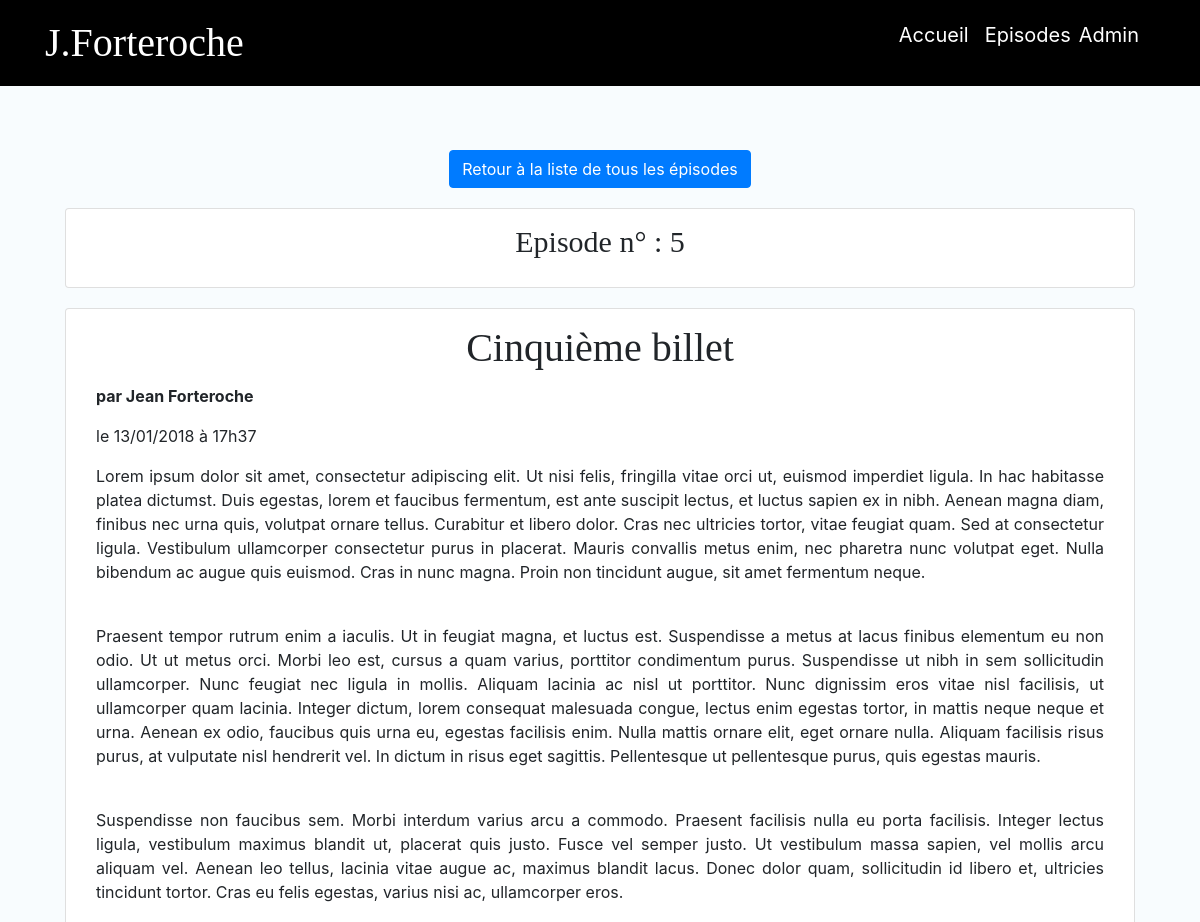
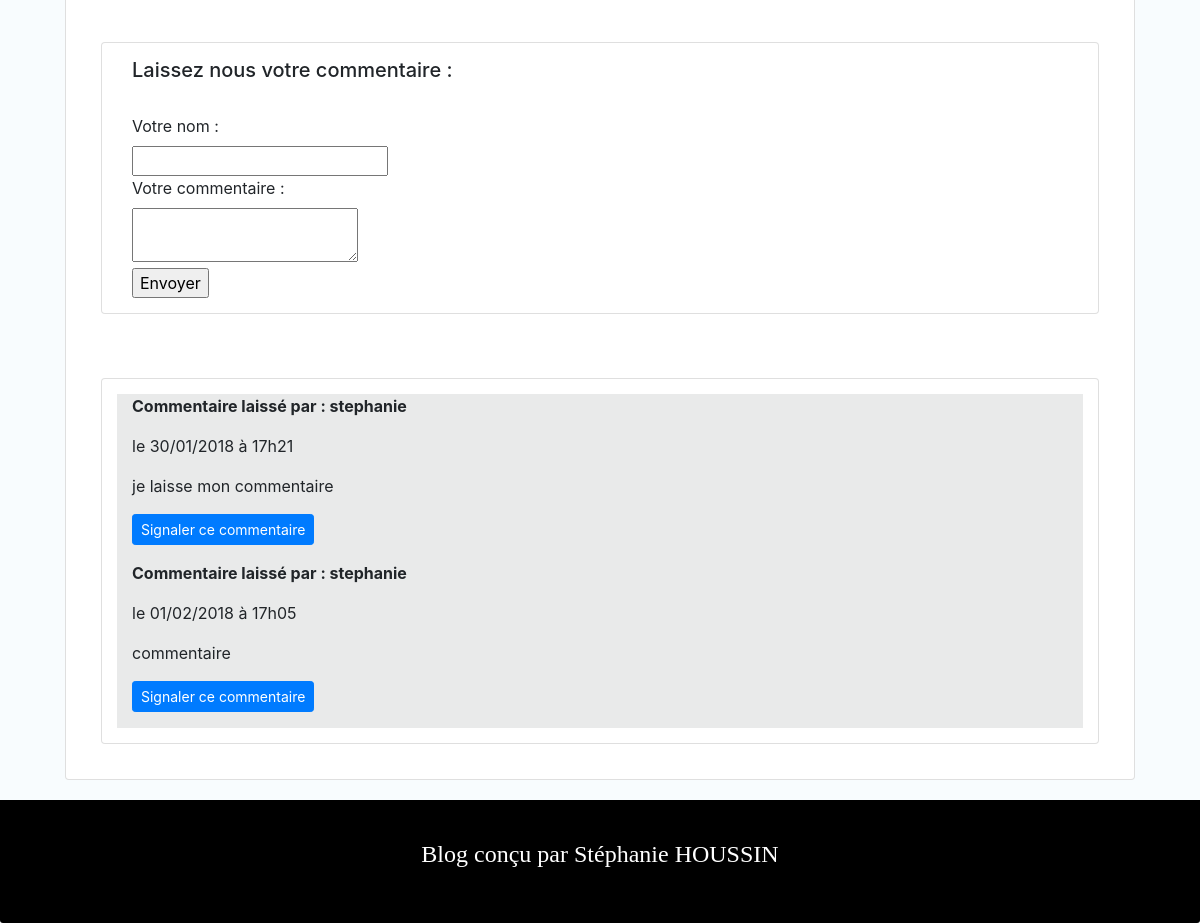
Page /index.php?action=post&id=5 on the committed database (2 pictures, top to bottom).
### tables this page shows
CREATE TABLE IF NOT EXISTS `posts` (
  `id` int(11) NOT NULL AUTO_INCREMENT,
  `author` varchar(255) NOT NULL,
  `title` varchar(255) NOT NULL,
  `content` mediumtext NOT NULL,
  `creation_date` datetime NOT NULL,
  PRIMARY KEY (`id`)
);

CREATE TABLE IF NOT EXISTS `comments` (
  `id` int(11) NOT NULL AUTO_INCREMENT,
  `postId` int(11) NOT NULL,
  `author` varchar(255) NOT NULL,
  `comment` mediumtext NOT NULL,
  `comment_date` datetime NOT NULL,
  `is_signaled` int(11) DEFAULT NULL,
  PRIMARY KEY (`id`)
);

### controller/FrontController.php (called while the page is built, shortened)
<?php
class FrontController
{
   protected $post;
   protected $comment;
   public function __construct()
   {
      $this->post = new PostManager();
      $this->comment = new CommentManager();
   }
   public function onePost()
   {
     $post = $this->post->getOnePost($_GET['id']);
     $comments = $this->comment->getOnePostComments($_GET['id']);
     require('view/postView.php');
   }
   }

### index.php (called while the page is built, shortened)
<?php
require ('Autoload.php');
$routeur = new Routeur();
$routeur->routerRequete();

### Autoload.php (called while the page is built, shortened)
<?php
function autoload($classname)
{
	if(file_exists($file = 'controller/' . $classname . '.php'))
	{
			require $file;
	}
	elseif(file_exists($file = 'model/' . $classname . '.php'))
	{
		 require $file;
	}
	elseif(file_exists($file = 'view/' . $classname . '.php'))
	{
		 require $file;
	}
  elseif(file_exists($file = '' . $classname . '.php'))
  {
		 require $file;
	}
}

### model/Manager.php (called while the page is built)
<?php
class Manager
{
   protected $db;
   public function __construct()
   {
     try
     {
        $this->db = new \PDO('mysql:host=localhost;dbname=alaska;charset=utf8', 'root', '',array(PDO::ATTR_ERRMODE => PDO::ERRMODE_EXCEPTION));
     }
     catch (\Exception $e)
     {
        die ('Erreur :'.$e->getMessage());
     }
   }
   public function db()
   {
      return $this->db;
   }
}

### model/PostManager.php (called while the page is built, shortened)
<?php
class PostManager extends Manager
{
  public function getOnePost($postId)
  {
    $req = $this->db()->prepare('SELECT id,author,title,content,DATE_FORMAT(creation_date,\'%d/%m/%Y à %Hh%i\')
                                 AS creation_date
                                 FROM posts
                                 WHERE id='.$postId);
    $req->execute(array($postId));
    $donnees = $req->fetch();
    $onePost = new Post($donnees);
    return $onePost;
  }
}

### model/Post.php (called while the page is built, shortened)
<?php
class Post
{
  private $id;
  private $author;
  private $title;
  private $content;
  private $creation_date;
  public function hydrate(array $donnees)
  {
    foreach($donnees as $key => $value)
    {
        $method = 'set'.ucfirst($key);
    }
  }
  public function getId()
  {
    return $this->id;
  }
  public function getAuthor()
  {
    return $this->author;
  }
  public function getTitle()
  {
    return $this->title;
  }
  public function getContent()
  {
    return $this->content;
  }
  public function getCreation_date()
  {
    return $this->creation_date;
  }
  public function setId($id)
  {
      $id = (int) $id;
      if($id > 0)
      {
          $this->id =  $id;
      }
  }
  public function setAuthor($author)
  {
     if(is_string($author))
     {
       $this->author = $author;
     }
  }
  public function setTitle($title)
  {
      if(is_string($title))
      {
          $this->title = $title;
      }
  }
  public function setContent($content)
  {
      if(is_string($content))
      {
        $this->content = $content;
      }
  }
  public function setCreation_date($creation_date)
  {
    $this->creation_date = $creation_date;
  }
}

### model/CommentManager.php (called while the page is built, shortened)
<?php
class CommentManager extends Manager
{
    public function getOnePostComments($postId)
    {
        $comments = [];
        $req = $this->db()->prepare('SELECT id,author,comment , is_signaled, DATE_FORMAT(comment_date, \'%d/%m/%Y à %Hh%i\')
                                     AS comment_date
                                     FROM comments
                                     WHERE postId = ?
                                     ORDER BY comment_date
                                     DESC');
        $req->execute(array($postId));
        while($donnees = $req->fetch(PDO::FETCH_ASSOC))
        {
          $comments[] = new Comment($donnees);
        }
        return $comments;
    }
}

### model/Comment.php (called while the page is built, shortened)
<?php
class Comment
{
  private $id;
  private $author;
  private $comment;
  private $comment_date;
   public function hydrate(array $donnees)
   {
     foreach($donnees as $key => $value)
     {
       $method = 'set'.ucfirst($key);
     }
   }
   public function getId()
   {
      return $this->id;
   }
   public function getAuthor()
   {
      return $this->author;
   }
   public function getComment()
   {
      return $this->comment;
   }
   public function getComment_date()
   {
      return $this->comment_date;
   }
   public function setId($id)
   {
      $id = (int) $id;
      if($id > 0)
      {
        $this->id = $id;
      }
   }
   public function setAuthor($author)
   {
     if(is_string($author) AND !empty($author))
     {
       $this->author = $author;
     }
   }
   public function setComment($comment)
   {
     if(is_string($comment) AND !empty($comment))
     {
       $this->comment = $comment;
     }
   }
   public function setComment_date($comment_date)
   {
      $this->comment_date = $comment_date;
   }
}

### view/PostView.php (the view, shortened to what this page needs)
<div class="col-sm-12 text-center">
  <p><a href="index.php?action=posts" class="btn btn-primary">Retour à la liste de tous les épisodes</a></p>
</div>
<div class="container">
  <div class="card">
    <h1 class="card-title">Episode n° : <?= $post->getId(); ?></h1>
  </div>
  <div class="card">
    <div class="card-post">
      <div class="col-lg-12">
          <h2 class="card-title">  <?= htmlspecialchars($post->getTitle()); ?></h2>
          <p class="card-author">par <?= htmlspecialchars($post->getAuthor());?></p>
          <p class="card-date">le <?= $post->getCreation_date(); ?></p>
          <p class="card-text"><?= nl2br($post->getContent()); ?></p>
          <br/>
      </div>
  <div class="card">
      <div class="card-comments">
          <div class="col-lg-8">
              <h2 class="card-title-comments">Laissez nous votre commentaire :</h2><br/>
              <form action="index.php?action=addComment&amp;id=<?= $post->getId();?>" method="post">
          <div>
              <label for="author">Votre nom :</label><br />
              <input type="text" id="author" name="author" />
          </div>
          <div>
              <label for="comment">Votre commentaire :</label><br />
              <textarea id="comment" name="comment"></textarea>
          </div>
          <div>
              <input type="submit" value="Envoyer" />
          </div>
            </form>
          </div>
      </div>
  </div>
  <br/>
  <div class="card">
    <div class="card-report">
      <div class="col-lg-8">
        <?php foreach ($comments as $comment) :?>
          <p class="card-author">Commentaire laissé par : <?= htmlspecialchars($comment->getAuthor()); ?></p>
          <p class="card-date">le <?= $comment->getComment_date(); ?></p>
          <p class="card-comment"><?= nl2br(htmlspecialchars($comment->getComment())); ?></p>
          <p><a href="index.php?action=reportComment&amp;id=<?= $comment->getId();?>&amp;postId=<?= $post->getId();?>
          "<button type="button" class="btn btn-primary btn-sm">Signaler ce commentaire</a></button></p>
        <?php endforeach ;?>
    </div>
  </div>
</div>
    </div>
  </div>
</div>
<?php require('view/template.php'); ?>

### public/css/style.css (style rules this page uses)
body { background: #F8FCFE; padding-top: 150px; }
.card { text-align: justify; padding: 15px; margin: 20px; }
.card-title { font-family: Pristina; font-size: 30px; text-align: center; }
.card-author { font-weight: bold; }
.card-report { background-color: #E9EAEA; }
.card-comments .card-title-comments { font-size: 20px; }
.card-post .card-title { font-family: Pristina; font-size: 40px; }
.card-post .card-author { font-weight: bold; }

### rows in the picture
posts: id "5", title "Cinquième billet", author "Jean Forteroche", content "Lorem ipsum dolor sit amet, consectetur adipiscing elit. Ut nisi felis, fringilla vitae orci ut, euismod imperdiet ligula. In hac habitasse platea dictumst. Duis egestas, lorem et faucibus fermentum, est ante suscipit lectus, et luctus sapien ex in nibh. Aenean magna diam, finibus nec urna quis, volutpat ornare tellus. Curabitur et libero dolor. Cras nec ultricies tortor, vitae feugiat quam. Sed at consectetur ligula. Vestibulum ullamcorper consectetur purus in placerat. Mauris convallis metus enim, nec pharetra nunc volutpat eget. Nulla bibendum ac augue quis euismod. Cras in nunc magna. Proin non tincidunt augue, sit amet fermentum neque. Praesent tempor rutrum enim a iaculis. Ut in…"
comments: author "stephanie", Comment_date "30/01/2018 à 17h21", comment "je laisse mon commentaire"
comments: author "stephanie", Comment_date "01/02/2018 à 17h05", comment "commentaire"

### other values in the picture
$post->getCreation_date() "13/01/2018 à 17h37"
